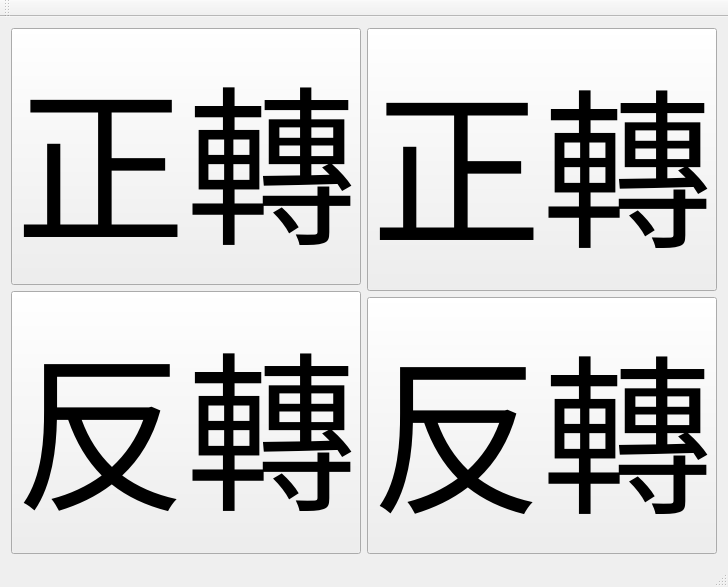
<?xml version="1.0" encoding="UTF-8"?>
<ui version="4.0">
 <class>MainWindow</class>
 <widget class="QMainWindow" name="MainWindow">
  <property name="geometry">
   <rect>
    <x>0</x>
    <y>0</y>
    <width>655</width>
    <height>458</height>
   </rect>
  </property>
  <property name="windowTitle">
   <string>MainWindow</string>
  </property>
  <widget class="QWidget" name="centralWidget">
   <layout class="QGridLayout" name="gridLayout">
    <item row="0" column="0">
     <widget class="QPushButton" name="pushButton">
      <property name="sizePolicy">
       <sizepolicy hsizetype="Minimum" vsizetype="Expanding">
        <horstretch>0</horstretch>
        <verstretch>0</verstretch>
       </sizepolicy>
      </property>
      <property name="font">
       <font>
        <pointsize>128</pointsize>
       </font>
      </property>
      <property name="text">
       <string>正轉</string>
      </property>
     </widget>
    </item>
    <item row="0" column="1" rowspan="2">
     <widget class="QPushButton" name="pushButton_3">
      <property name="sizePolicy">
       <sizepolicy hsizetype="Minimum" vsizetype="Expanding">
        <horstretch>0</horstretch>
        <verstretch>0</verstretch>
       </sizepolicy>
      </property>
      <property name="font">
       <font>
        <pointsize>128</pointsize>
       </font>
      </property>
      <property name="text">
       <string>正轉</string>
      </property>
     </widget>
    </item>
    <item row="1" column="0" rowspan="2">
     <widget class="QPushButton" name="pushButton_2">
      <property name="sizePolicy">
       <sizepolicy hsizetype="Minimum" vsizetype="MinimumExpanding">
        <horstretch>0</horstretch>
        <verstretch>0</verstretch>
       </sizepolicy>
      </property>
      <property name="font">
       <font>
        <pointsize>128</pointsize>
       </font>
      </property>
      <property name="text">
       <string>反轉</string>
      </property>
     </widget>
    </item>
    <item row="2" column="1">
     <widget class="QPushButton" name="pushButton_4">
      <property name="sizePolicy">
       <sizepolicy hsizetype="Minimum" vsizetype="MinimumExpanding">
        <horstretch>0</horstretch>
        <verstretch>0</verstretch>
       </sizepolicy>
      </property>
      <property name="font">
       <font>
        <pointsize>128</pointsize>
       </font>
      </property>
      <property name="text">
       <string>反轉</string>
      </property>
     </widget>
    </item>
   </layout>
  </widget>
  <widget class="QMenuBar" name="menuBar">
   <property name="geometry">
    <rect>
     <x>0</x>
     <y>0</y>
     <width>655</width>
     <height>22</height>
    </rect>
   </property>
  </widget>
  <widget class="QToolBar" name="mainToolBar">
   <attribute name="toolBarArea">
    <enum>TopToolBarArea</enum>
   </attribute>
   <attribute name="toolBarBreak">
    <bool>false</bool>
   </attribute>
  </widget>
  <widget class="QStatusBar" name="statusBar"/>
 </widget>
 <layoutdefault spacing="6" margin="11"/>
 <resources/>
 <connections/>
</ui>
